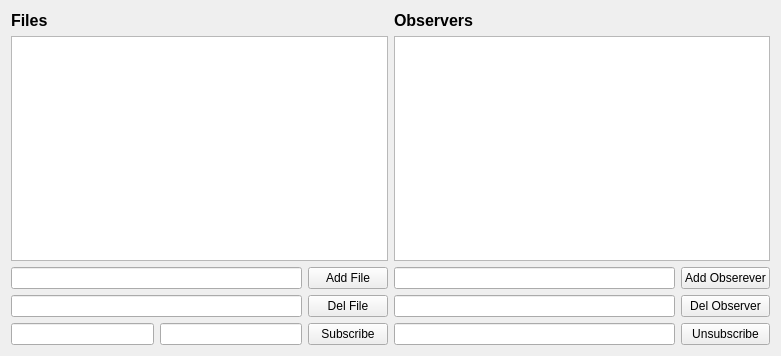
<?xml version="1.0" encoding="UTF-8"?>
<ui version="4.0">
 <class>Widget</class>
 <widget class="QWidget" name="Widget">
  <property name="geometry">
   <rect>
    <x>0</x>
    <y>0</y>
    <width>781</width>
    <height>356</height>
   </rect>
  </property>
  <property name="windowTitle">
   <string>Widget</string>
  </property>
  <layout class="QHBoxLayout" name="horizontalLayout_7">
   <item>
    <layout class="QVBoxLayout" name="verticalLayout_5">
     <item>
      <widget class="QLabel" name="label">
       <property name="font">
        <font>
         <pointsize>12</pointsize>
         <weight>75</weight>
         <bold>true</bold>
        </font>
       </property>
       <property name="text">
        <string>Files</string>
       </property>
      </widget>
     </item>
     <item>
      <widget class="QListWidget" name="listWidget"/>
     </item>
     <item>
      <layout class="QHBoxLayout" name="horizontalLayout_3">
       <item>
        <layout class="QVBoxLayout" name="verticalLayout">
         <item>
          <widget class="QLineEdit" name="lineEdit"/>
         </item>
         <item>
          <layout class="QHBoxLayout" name="horizontalLayout_2">
           <item>
            <widget class="QLineEdit" name="lineEdit_3"/>
           </item>
          </layout>
         </item>
         <item>
          <layout class="QHBoxLayout" name="horizontalLayout">
           <item>
            <widget class="QLineEdit" name="lineEdit_7"/>
           </item>
           <item>
            <widget class="QLineEdit" name="lineEdit_8"/>
           </item>
          </layout>
         </item>
        </layout>
       </item>
       <item>
        <layout class="QVBoxLayout" name="verticalLayout_2">
         <item>
          <widget class="QPushButton" name="addFile">
           <property name="text">
            <string>Add File</string>
           </property>
          </widget>
         </item>
         <item>
          <widget class="QPushButton" name="delFile">
           <property name="text">
            <string>Del File</string>
           </property>
          </widget>
         </item>
         <item>
          <widget class="QPushButton" name="subscribe">
           <property name="text">
            <string>Subscribe</string>
           </property>
          </widget>
         </item>
        </layout>
       </item>
      </layout>
     </item>
    </layout>
   </item>
   <item>
    <layout class="QVBoxLayout" name="verticalLayout_6">
     <item>
      <widget class="QLabel" name="label_2">
       <property name="font">
        <font>
         <pointsize>12</pointsize>
         <weight>75</weight>
         <bold>true</bold>
        </font>
       </property>
       <property name="text">
        <string>Observers</string>
       </property>
      </widget>
     </item>
     <item>
      <widget class="QListWidget" name="listWidget_2"/>
     </item>
     <item>
      <layout class="QHBoxLayout" name="horizontalLayout_6">
       <item>
        <layout class="QVBoxLayout" name="verticalLayout_3">
         <item>
          <widget class="QLineEdit" name="lineEdit_2"/>
         </item>
         <item>
          <layout class="QHBoxLayout" name="horizontalLayout_5">
           <item>
            <widget class="QLineEdit" name="lineEdit_5"/>
           </item>
          </layout>
         </item>
         <item>
          <layout class="QHBoxLayout" name="horizontalLayout_4">
           <item>
            <widget class="QLineEdit" name="lineEdit_10"/>
           </item>
          </layout>
         </item>
        </layout>
       </item>
       <item>
        <layout class="QVBoxLayout" name="verticalLayout_4">
         <item>
          <widget class="QPushButton" name="addObserver">
           <property name="text">
            <string>Add Obserever</string>
           </property>
          </widget>
         </item>
         <item>
          <widget class="QPushButton" name="delObserver">
           <property name="text">
            <string>Del Observer</string>
           </property>
          </widget>
         </item>
         <item>
          <widget class="QPushButton" name="Unsubscribe">
           <property name="text">
            <string>Unsubscribe</string>
           </property>
          </widget>
         </item>
        </layout>
       </item>
      </layout>
     </item>
    </layout>
   </item>
  </layout>
 </widget>
 <resources/>
 <connections/>
</ui>
